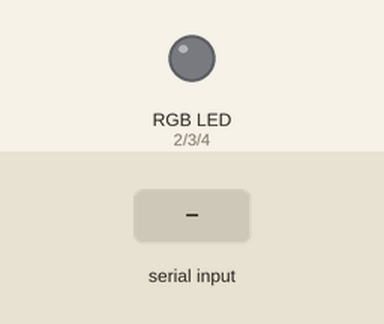
This sketch was run on a simulated Arduino Uno, built with avr-gcc and run on an emulated ATmega328P. Parts: an RGB LED mixed from three pins (HIGH = lit). The inputs (shaded band) are chosen by the test bench.

Above: at 1.2 s.
1.3 s: "R" received over Serial
At 1.9 s:
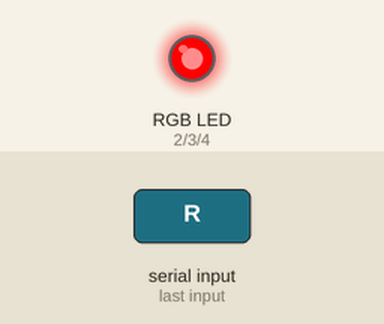
2.8 s: "G" received over Serial
At 3.1 s:
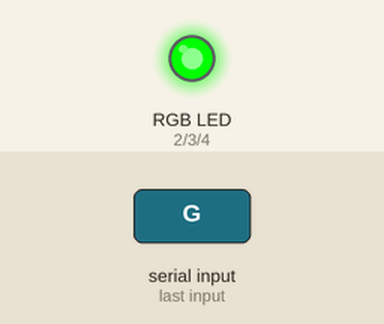
4.3 s: "B" received over Serial
At 5.4 s:
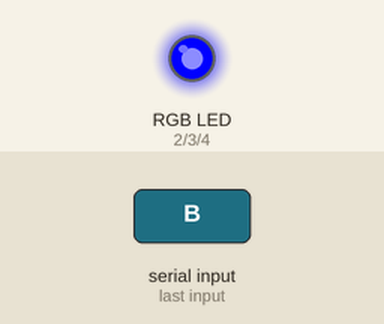
5.8 s: "X" received over Serial
At 6.5 s:
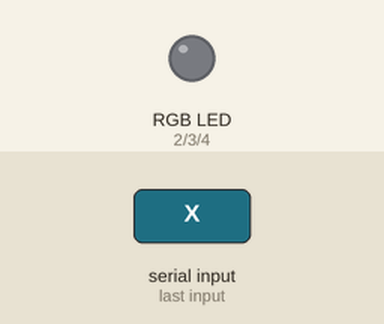
Timing chart, 0 to 8.3 s (numbered marks = the images above; inputs shaded):
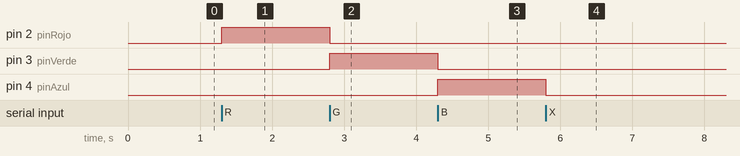

The sketch:

LABVIEW_P1.ino
```cpp
// Pines del LED RGB
const int pinRojo = 2;
const int pinVerde = 3;
const int pinAzul = 4;

void setup() {
  pinMode(pinRojo, OUTPUT);
  pinMode(pinVerde, OUTPUT);
  pinMode(pinAzul, OUTPUT);
  Serial.begin(9600);
}

void loop() {
  if (Serial.available()) {
    char comando = Serial.read();

    // Apagar todos antes de encender el que se requiere
    digitalWrite(pinRojo, LOW);
    digitalWrite(pinVerde, LOW);
    digitalWrite(pinAzul, LOW);

    if (comando == 'R') {
      digitalWrite(pinRojo, HIGH);
    }
    else if (comando == 'G') {
      digitalWrite(pinVerde, HIGH);
    }
    else if (comando == 'B') {
      digitalWrite(pinAzul, HIGH);
    }
    else if (comando == 'X') {
      // X apaga todos explícitamente
      digitalWrite(pinRojo, LOW);
      digitalWrite(pinVerde, LOW);
      digitalWrite(pinAzul, LOW);
    }
  }
}
```

Measured:
- after the input at 1.3 s, pin 2 (pinRojo): LOW → HIGH at once
- after the input at 2.8 s, pin 2 (pinRojo): HIGH → LOW at once; pin 3 (pinVerde): LOW → HIGH at once
- after the input at 4.3 s, pin 3 (pinVerde): HIGH → LOW at once; pin 4 (pinAzul): LOW → HIGH at once
- after the input at 5.8 s, pin 4 (pinAzul): HIGH → LOW at once
